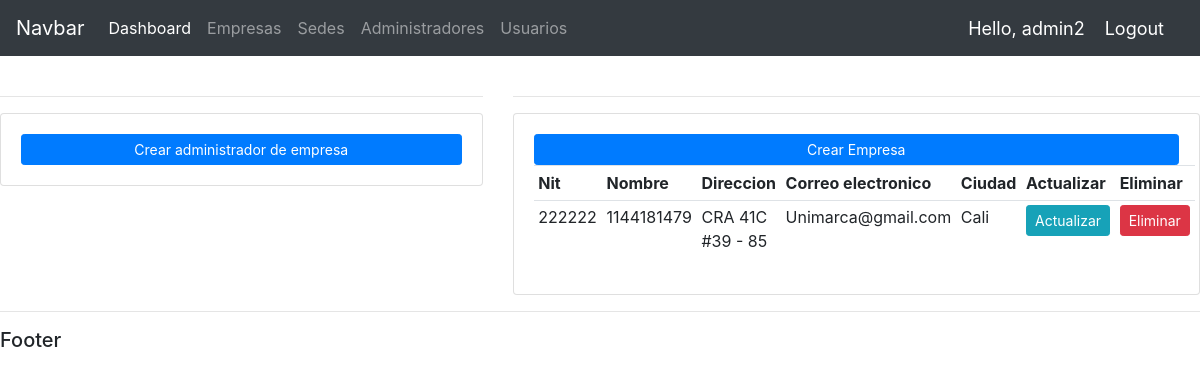
Screenshot of / (signed in) with the database file from the repository.
### accounts/models.py (models this page shows, shortened)
class Empresa(models.Model):
    admin = models.ForeignKey(Administrador, on_delete=models.CASCADE, null=True)
    nit = models.CharField(max_length=10, null=True)
    nombreEmpresa = models.CharField(max_length=100, null=True)
    nombreComercialEmpresa = models.CharField(max_length=100, null=True)
    direccion = models.CharField(max_length=50, null=True)
    telefono = models.CharField(max_length=10, null=True)
    correo = models.EmailField()
    sitioWeb = models.URLField(max_length=50)
    ciudad = models.CharField(max_length=20, null=True)
    pais = models.CharField(max_length=10, null=True)

### accounts/decorators.py (the view)
		def wrapper_func(request, *args, **kwargs):
			group = None
			if request.user.groups.exists():
				group = request.user.groups.all()[0].name
			if group in allowed_roles:
				return view_func(request, *args, **kwargs)
			else:
				return HttpResponse('You are not authorized to view this page')

### accounts/views.py (called while the page is built)
@login_required(login_url='login')
@allowed_users(allowed_roles=['admin'])
def home(request):
    empresas = Empresa.objects.all()
    administradores = Administrador.objects.all()
    context = {'empresas':empresas, 'administradores':administradores}
    return render(request, 'accounts/dashboard.html', context)

### accounts/templates/accounts/dashboard.html
{% extends 'accounts/main.html' %} {% block content %}
<br />
<div class="row">
  <div class="col-md-5">
    <hr />
    <div class="card card-body">
      <a
        class="btn btn-primary btn-sm btn-block"
        href="{% url 'registrar_adminEmpresa' %}"
        >Crear administrador de empresa</a
      >
    </div>
  </div>
  <div class="col-md-7">
    <hr />
    <div class="card card-body">
      <a
        class="btn btn-primary btn-sm btn-block"
        href="{% url 'crear_empresa' %}"
        >Crear Empresa</a
      >
      <table class="table table-sm">
        <tr>
          <th>Nit</th>
          <th>Nombre</th>
          <th>Direccion</th>
          <th>Correo electronico</th>
          <th>Ciudad</th>
          <th>Actualizar</th>
          <th>Eliminar</th>
        </tr>
        {% for empresa in empresas %}
        <tr>
          <td>{{empresa.nit}}</td>
          <td>{{empresa.nombreEmpresa}}</td>
          <td>{{empresa.direccion}}</td>
          <td>{{empresa.correo}}</td>
          <td>{{empresa.ciudad}}</td>
          <td>
            <a
              class="btn btn-sm btn-info"
              href="{% url 'actualizar_empresa' empresa.id %}"
              >Actualizar</a
            >
          </td>
          <td>
            <a
              class="btn btn-sm btn-danger"
              href="{% url 'eliminar_empresa' empresa.id %}"
              >Eliminar</a
            >
          </td>
        </tr>
        {% endfor %}
      </table>
    </div>
  </div>
</div>
{% endblock %}

### accounts/templates/accounts/navbar.html (shortened to what this page needs)
<nav class="navbar navbar-expand-lg navbar-dark bg-dark">
  <a class="navbar-brand" href="#">Navbar</a>
  <div class="collapse navbar-collapse" id="navbarNavDropdown">
    <ul class="navbar-nav">
      <li class="nav-item active">
        <a class="nav-link" href="{% url 'home' %}">Dashboard</a>
      </li>
      <li class="nav-item">
        <a class="nav-link" href="{% url 'empresas' %}">Empresas</a>
      </li>
      <li class="nav-item">
        <a class="nav-link" href="{% url 'sedes' %}">Sedes</a>
      </li>
      <li class="nav-item">
        <a class="nav-link" href="">Administradores</a>
      </li>
      <li class="nav-item">
        <a class="nav-link" href="#">Usuarios</a>
      </li>
    </ul>
  </div>
  <span class="hello-msg">Hello, {{ request.user}}</span>
  <span><a class="hello-msg" href="{% url 'logout' %}">Logout</a></span>
</nav>

### accounts/templates/accounts/navbar.html (style rules this page uses)
.hello-msg { font-size: 18px; color: #fff; margin-right: 20px; }

### rows the page displays
Empresa: nit "222222", nombreEmpresa "1144181479", direccion "CRA 41C #39 - 85", correo "Unimarca@gmail.com", ciudad "Cali"

### other values shown
{{ request.user }} "admin2"
